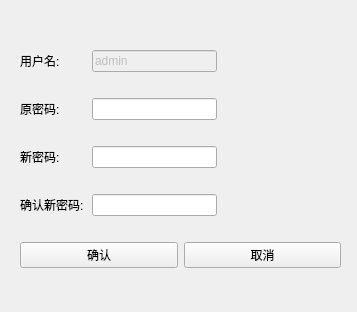
<?xml version="1.0" encoding="UTF-8"?>
<ui version="4.0">
 <class>Form</class>
 <widget class="QWidget" name="Form">
  <property name="geometry">
   <rect>
    <x>0</x>
    <y>0</y>
    <width>357</width>
    <height>312</height>
   </rect>
  </property>
  <property name="windowTitle">
   <string>Form</string>
  </property>
  <widget class="QWidget" name="">
   <property name="geometry">
    <rect>
     <x>20</x>
     <y>30</y>
     <width>321</width>
     <height>261</height>
    </rect>
   </property>
   <layout class="QVBoxLayout" name="verticalLayout">
    <item>
     <layout class="QHBoxLayout" name="horizontalLayout_5">
      <item>
       <widget class="QLabel" name="label_4">
        <property name="minimumSize">
         <size>
          <width>66</width>
          <height>0</height>
         </size>
        </property>
        <property name="text">
         <string>用户名:</string>
        </property>
       </widget>
      </item>
      <item>
       <widget class="QLineEdit" name="user_name">
        <property name="enabled">
         <bool>false</bool>
        </property>
        <property name="text">
         <string>admin</string>
        </property>
        <property name="echoMode">
         <enum>QLineEdit::Normal</enum>
        </property>
       </widget>
      </item>
      <item>
       <spacer name="horizontalSpacer_4">
        <property name="orientation">
         <enum>Qt::Horizontal</enum>
        </property>
        <property name="sizeHint" stdset="0">
         <size>
          <width>40</width>
          <height>20</height>
         </size>
        </property>
       </spacer>
      </item>
     </layout>
    </item>
    <item>
     <layout class="QHBoxLayout" name="horizontalLayout">
      <item>
       <widget class="QLabel" name="label">
        <property name="minimumSize">
         <size>
          <width>66</width>
          <height>0</height>
         </size>
        </property>
        <property name="text">
         <string>原密码:</string>
        </property>
       </widget>
      </item>
      <item>
       <widget class="QLineEdit" name="original_pwd">
        <property name="echoMode">
         <enum>QLineEdit::Password</enum>
        </property>
       </widget>
      </item>
      <item>
       <spacer name="horizontalSpacer">
        <property name="orientation">
         <enum>Qt::Horizontal</enum>
        </property>
        <property name="sizeHint" stdset="0">
         <size>
          <width>40</width>
          <height>20</height>
         </size>
        </property>
       </spacer>
      </item>
     </layout>
    </item>
    <item>
     <layout class="QHBoxLayout" name="horizontalLayout_2">
      <item>
       <widget class="QLabel" name="label_2">
        <property name="minimumSize">
         <size>
          <width>66</width>
          <height>0</height>
         </size>
        </property>
        <property name="text">
         <string>新密码:</string>
        </property>
       </widget>
      </item>
      <item>
       <widget class="QLineEdit" name="new_pwd">
        <property name="echoMode">
         <enum>QLineEdit::Password</enum>
        </property>
       </widget>
      </item>
      <item>
       <spacer name="horizontalSpacer_2">
        <property name="orientation">
         <enum>Qt::Horizontal</enum>
        </property>
        <property name="sizeHint" stdset="0">
         <size>
          <width>40</width>
          <height>20</height>
         </size>
        </property>
       </spacer>
      </item>
     </layout>
    </item>
    <item>
     <layout class="QHBoxLayout" name="horizontalLayout_3">
      <item>
       <widget class="QLabel" name="label_3">
        <property name="minimumSize">
         <size>
          <width>66</width>
          <height>0</height>
         </size>
        </property>
        <property name="text">
         <string>确认新密码:</string>
        </property>
       </widget>
      </item>
      <item>
       <widget class="QLineEdit" name="confirm_pwd">
        <property name="echoMode">
         <enum>QLineEdit::Password</enum>
        </property>
       </widget>
      </item>
      <item>
       <spacer name="horizontalSpacer_3">
        <property name="orientation">
         <enum>Qt::Horizontal</enum>
        </property>
        <property name="sizeHint" stdset="0">
         <size>
          <width>40</width>
          <height>20</height>
         </size>
        </property>
       </spacer>
      </item>
     </layout>
    </item>
    <item>
     <layout class="QHBoxLayout" name="horizontalLayout_4">
      <item>
       <widget class="QPushButton" name="submit_btn">
        <property name="sizeIncrement">
         <size>
          <width>100</width>
          <height>0</height>
         </size>
        </property>
        <property name="text">
         <string>确认</string>
        </property>
       </widget>
      </item>
      <item>
       <widget class="QPushButton" name="cancel_btn">
        <property name="text">
         <string>取消</string>
        </property>
       </widget>
      </item>
     </layout>
    </item>
   </layout>
  </widget>
 </widget>
 <resources/>
 <connections/>
</ui>
